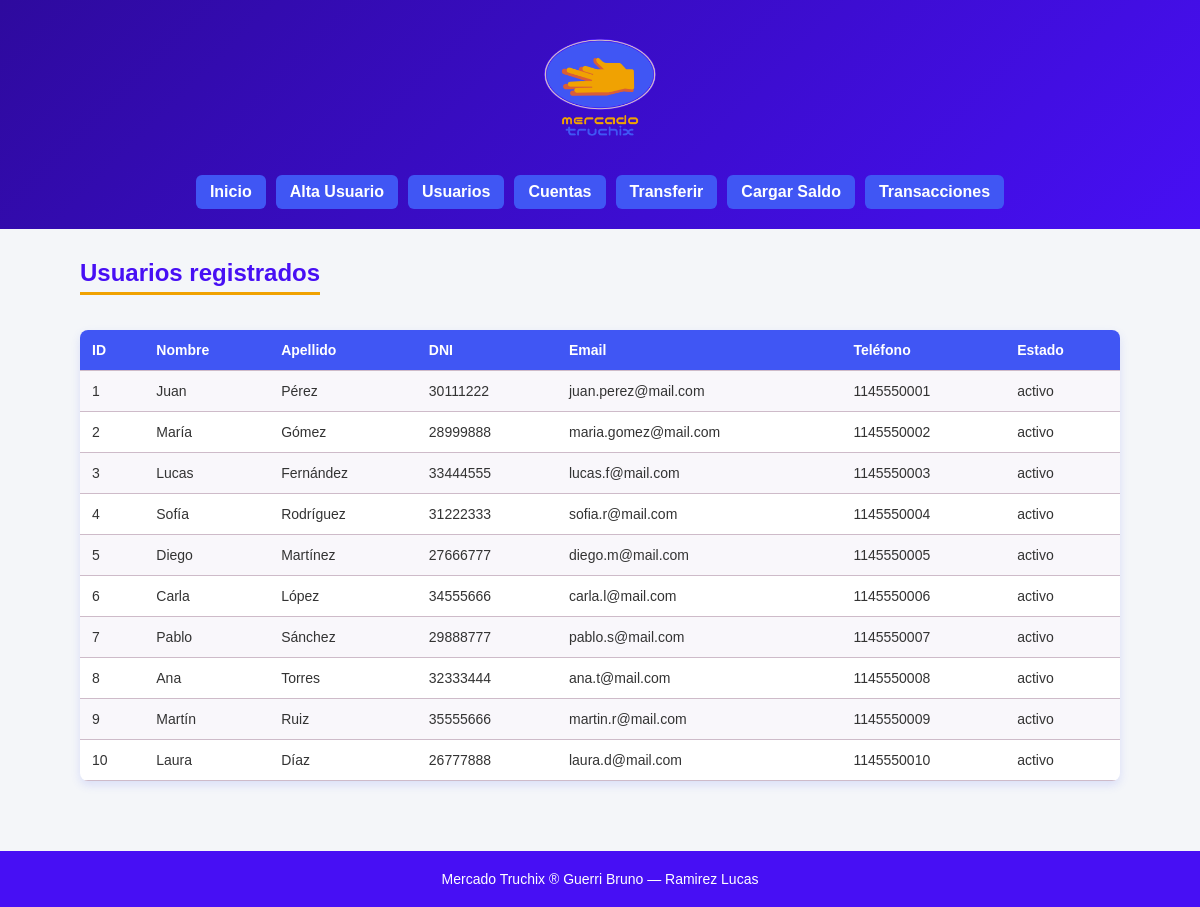
The page /php/listar_usuarios.php on the database its author committed.
### tables this page shows
CREATE TABLE usuario (
  id_usuario INT AUTO_INCREMENT PRIMARY KEY,
  nombre VARCHAR(100) NOT NULL,
  apellido VARCHAR(100) NOT NULL,
  dni VARCHAR(15) UNIQUE NOT NULL,
  email VARCHAR(150) UNIQUE NOT NULL,
  telefono VARCHAR(20),
  fecha_alta DATETIME DEFAULT CURRENT_TIMESTAMP,
  estado ENUM('activo','suspendido','baja') DEFAULT 'activo'
);

### php/listar_usuarios.php (the view, shortened to what this page needs)
<?php
require_once '../config/conexion.php';
$sql = "SELECT id_usuario, nombre, apellido, dni, email, telefono, estado FROM usuario ORDER BY id_usuario";
$resultado = $conexion->query($sql);
include '../includes/header.php';
?>
<h2>Usuarios registrados</h2>
<table>
    <tr>
        <th>ID</th>
        <th>Nombre</th>
        <th>Apellido</th>
        <th>DNI</th>
        <th>Email</th>
        <th>Teléfono</th>
        <th>Estado</th>
    </tr>
    <?php while ($fila = $resultado->fetch_assoc()): ?>
    <tr>
        <td><?php echo $fila['id_usuario']; ?></td>
        <td><?php echo $fila['nombre']; ?></td>
        <td><?php echo $fila['apellido']; ?></td>
        <td><?php echo $fila['dni']; ?></td>
        <td><?php echo $fila['email']; ?></td>
        <td><?php echo $fila['telefono']; ?></td>
        <td><?php echo $fila['estado']; ?></td>
    </tr>
    <?php endwhile; ?>
</table>
<?php
include '../includes/footer.php';
?>

### css/style.css (style rules this page uses)
:root { --amarillo: #F0A202; --naranja: #D95D39; --azul: #4056F4; --violeta: #470FF4; --gris: #CEBBC9; }
* { margin: 0; padding: 0; box-sizing: border-box; font-family: Arial, sans-serif; }
body { background: #f4f6f9; color: #333; }
h2 { color: var(--violeta); margin-bottom: 15px; border-bottom: 3px solid var(--amarillo); display: inline-block; padding-bottom: 5px; }
table { width: 100%; border-collapse: collapse; background: white; margin-top: 20px; box-shadow: 0 4px 10px rgba(64, 86, 244, 0.15); border-radius: 8px; overflow: hidden; }
table th, table td { padding: 12px; border-bottom: 1px solid var(--gris); text-align: left; font-size: 14px; }
table th { background: var(--azul); color: white; font-weight: bold; }
table tr:nth-child(even) { background: #f9f7fb; }

### rows shown on the page
usuario: id_usuario "1", nombre "Juan", apellido "Pérez", dni "30111222", email "juan.perez@mail.com", telefono "1145550001", estado "activo"
usuario: id_usuario "2", nombre "María", apellido "Gómez", dni "28999888", email "maria.gomez@mail.com", telefono "1145550002", estado "activo"
usuario: id_usuario "3", nombre "Lucas", apellido "Fernández", dni "33444555", email "lucas.f@mail.com", telefono "1145550003", estado "activo"
usuario: id_usuario "4", nombre "Sofía", apellido "Rodríguez", dni "31222333", email "sofia.r@mail.com", telefono "1145550004", estado "activo"
usuario: id_usuario "5", nombre "Diego", apellido "Martínez", dni "27666777", email "diego.m@mail.com", telefono "1145550005", estado "activo"
usuario: id_usuario "6", nombre "Carla", apellido "López", dni "34555666", email "carla.l@mail.com", telefono "1145550006", estado "activo"
usuario: id_usuario "7", nombre "Pablo", apellido "Sánchez", dni "29888777", email "pablo.s@mail.com", telefono "1145550007", estado "activo"
usuario: id_usuario "8", nombre "Ana", apellido "Torres", dni "32333444", email "ana.t@mail.com", telefono "1145550008", estado "activo"
usuario: id_usuario "9", nombre "Martín", apellido "Ruiz", dni "35555666", email "martin.r@mail.com", telefono "1145550009", estado "activo"
usuario: id_usuario "10", nombre "Laura", apellido "Díaz", dni "26777888", email "laura.d@mail.com", telefono "1145550010", estado "activo"
